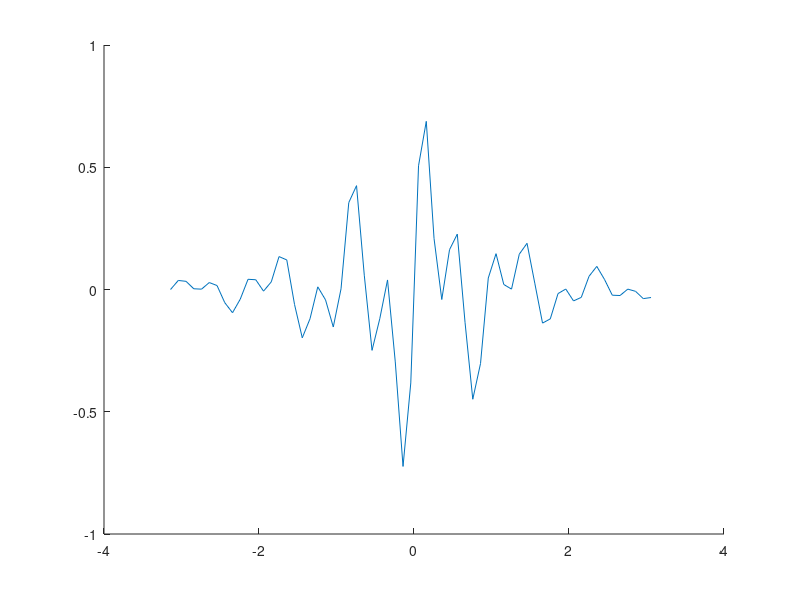

MATLAB code to generate this figure:
%% This is the solution that we were able to discuss earlier today.
%Unfortunately, as you might have guessed it is not completely precise. It
%gives the same estimate to an extra base and two extra bases of 10 (i.e
%when n= 1000 and 10000 so it is not completely accuarate.
min_values = []
xvalues = linspace(-pi,pi,100)
for i = 1:length(xvalues)- 1
    disp(i)
    xmin = fminbnd(@(x)cos(4*x)*sin(10*x)*exp(-abs(x)),xvalues(i), xvalues(i+1))
    min_values(end+1) = xmin
end
y_values = cos(4.*min_values).*sin(10.*min_values).*exp(-abs(min_values))
min_y = min(y_values)
index = find(y_values == min_y)
min_x = min_values(index)
x = -pi:0.1:pi
y = cos(4.*x).*sin(10.*x).*exp(-abs(x))
figure(2)
hold on
plot(x, y)
hold off

%Also I would like to note that the minimum y value calculated and
%thatshown on the graph are quite different. I think that is something
%worth thinking about.

%% The estimate is the same as when one uses fminsearch method as shown below
% So I'm assuming this is the best I can produce using these methods that
% I'm aware of or the graph is not completely accurate with its points.
% Either way, I hope you find this helpful
x0 = 0
xmin = fminsearch(@(x)cos(4*x)*sin(10*x)*exp(-abs(x)),x0)